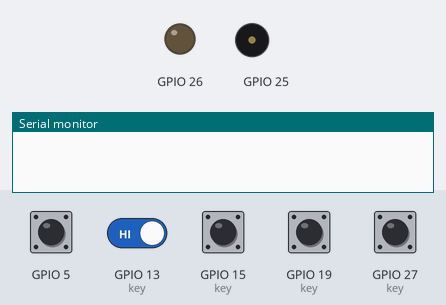
A program run on a simulated ESP32. Parts: output pins drawn as LEDs (lit = HIGH), buzzer (waves = sounding), the last lines printed to the serial monitor. Inputs (shaded band) come from the test bench; at power-on: GPIO 5, GPIO 13 (key), GPIO 15 (key), GPIO 19 (key), GPIO 27 (key) HIGH. Random numbers use the default seed unless the program sets one; pins used as bus, display or sensor lines are not drawn.

Above: at 1.2 s.
1.3 s: GPIO 5 pulled LOW for 0.15 s
At 2.0 s:
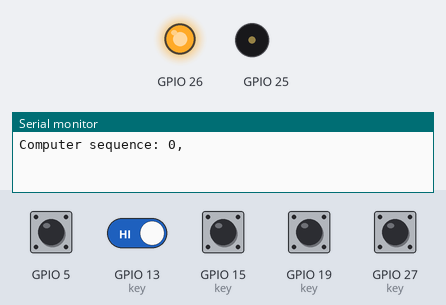
3.1 s: GPIO 15 (key) pulled LOW for 0.15 s
At 5.9 s:
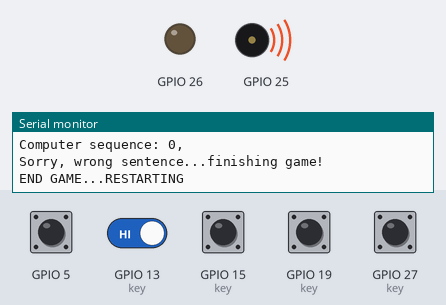
6.2 s: GPIO 5 pulled LOW for 1 s
At 6.35 s:
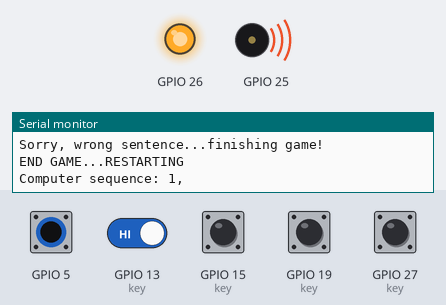
8.7 s: GPIO 15 (key) pulled LOW for 1 s
At 10.2 s:
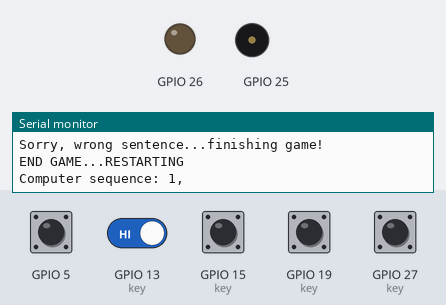
11.2 s: GPIO 5 driven LOW and GPIO 13 (key) driven LOW
At 13.6 s:
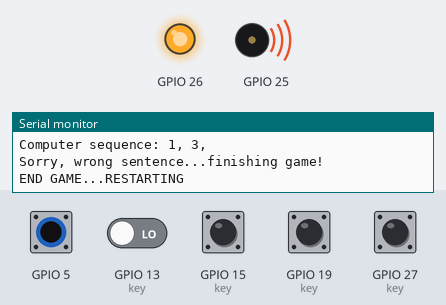
14.2 s: GPIO 5 driven HIGH
At 17.8 s:
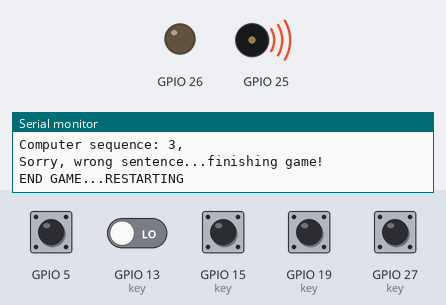
Timing chart, 0 to 18.2 s (numbered marks = the images above; inputs shaded):
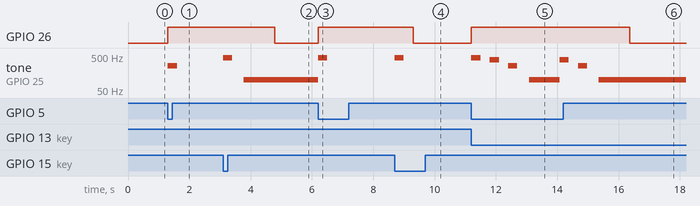

The program:

main.cpp
```cpp
/* by Josenalde Oliveira - embedded software developer */

#include <Arduino.h>
#include "structs.h"
#include "utilsfunc.h"

//int gameType = 1; //1,2,3 ---- to-do handle different games
//bool startButtonIsPressed = false; // not used so far
//bool error = false, ack = false; // not used so far

int step;

Keys key[4] = {{261, "yellow", 12, 13},
               {440, "blue", 4, 15},
               {329, "red", 16, 19},
               {392, "green", 14, 27}};

void setup() {

  Serial.begin(115200);

  pinMode(powerSwitch, INPUT_PULLUP);
  pinMode(startButton, INPUT_PULLUP);
  pinMode(powerLed, OUTPUT);
  pinMode(buzzerPin, OUTPUT);
  for (int i = 0; i < 4; i++) {
    pinMode(key[i].keyPin, INPUT_PULLUP);
    pinMode(key[i].ledPin, OUTPUT);
  }

  //esp32 does not have tone/notone - by Josenalde 29.03.25
  ledcSetup(0, 2000, 8);
  ledcAttachPin(buzzerPin, 0);

  randomSeed(analogRead(34)); //rng seed (floating pin)
}

void loop() {
  if (!digitalRead(powerSwitch)) {
     digitalWrite(powerLed, HIGH);
     /*---- to-do handle start button ----- */
        step = generateRandomStep();
        storeSequence(step);
        computerPlay(freq0, key);
        if (!compareSequence(key)) {
          notifyGameOver(key);
          delay(1000);
        }
  } else {
    digitalWrite(powerLed, LOW);
  }
}
```

Measured:
- after the input at 1.3 s, GPIO 26: LOW → HIGH at once; tone on GPIO 25: silent → 261 Hz at once, → silent 0.30 s later
- after the input at 3.1 s, GPIO 26: HIGH → LOW after 1.7 s; tone on GPIO 25: silent → 440 Hz at once, → silent 0.30 s later, → 100 Hz 0.38 s later
- after the input at 6.2 s, GPIO 26: LOW → HIGH at once; tone on GPIO 25: 100 Hz → 440 Hz at once, → silent 0.30 s later
- after the input at 8.7 s, GPIO 26: HIGH → LOW after 0.60 s; tone on GPIO 25: silent → 440 Hz at once, → silent 0.30 s later
- after the input at 11.2 s, GPIO 26: LOW → HIGH at once; tone on GPIO 25: plays 440 Hz for 0.30 s, 392 Hz for 0.30 s, 261 Hz for 0.30 s, 100 Hz for 1.0 s, 392 Hz for 0.12 s, starting at once
- after the input at 14.2 s, GPIO 26: HIGH → LOW after 2.2 s
